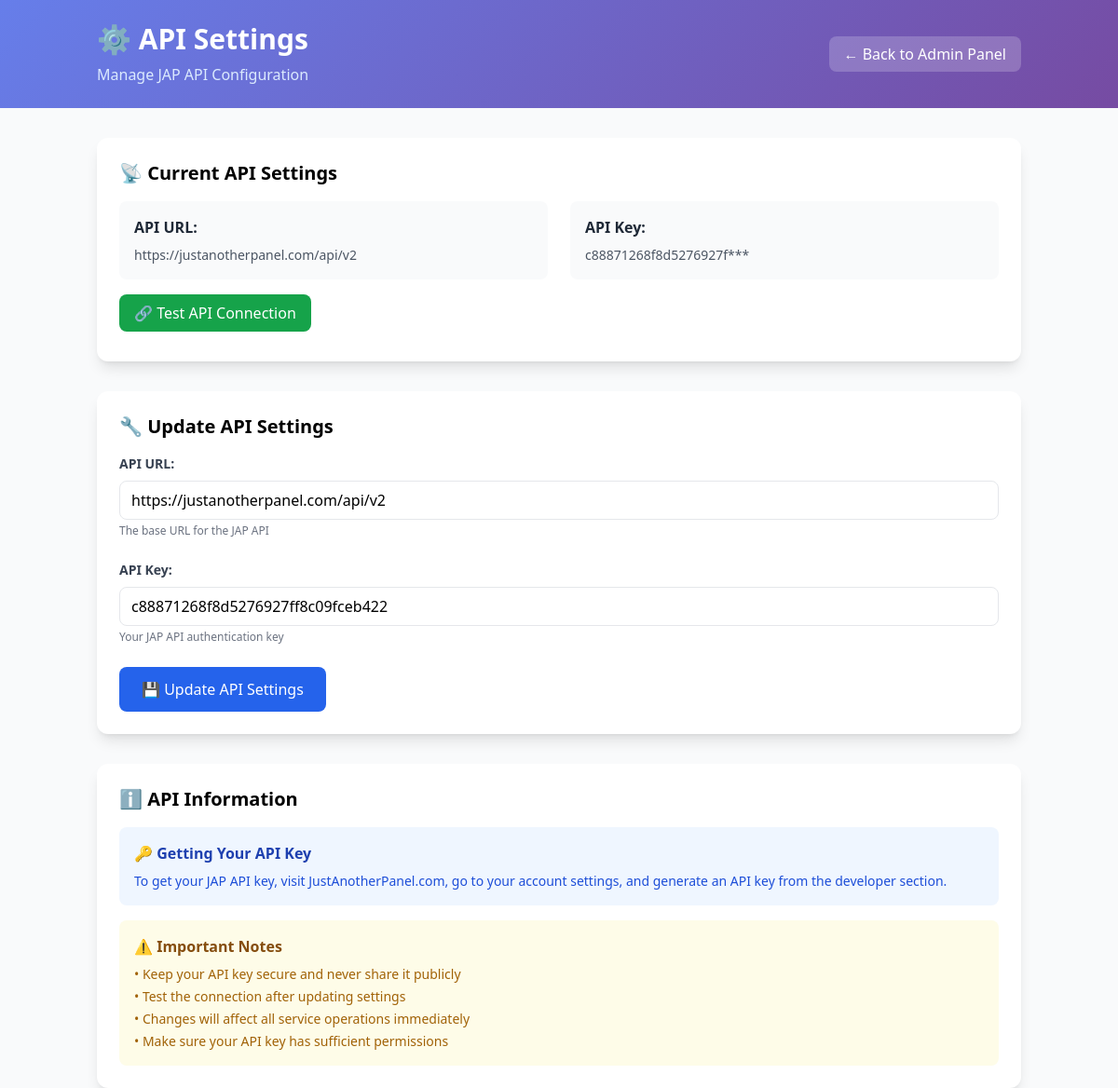
Screenshot of /admin/api-settings (signed in) with the database file from the repository.
### main.py (models this page shows)
class CoinConfiguration(db.Model):
    id = db.Column(db.Integer, primary_key=True)
    config_name = db.Column(db.String(100), unique=True, nullable=False)
    coin_value = db.Column(db.Integer, nullable=False)
    description = db.Column(db.String(200))
    is_active = db.Column(db.Boolean, default=True)
    updated_at = db.Column(db.DateTime, default=datetime.utcnow)

### main.py (the view)
@app.route('/admin/api-settings')
def admin_api_settings():
    if not is_admin():
        flash('Access denied. Admin privileges required.')
        return redirect(url_for('home'))
    api_url_config = CoinConfiguration.query.filter_by(config_name='jap_api_url', is_active=True).first()
    api_key_config = CoinConfiguration.query.filter_by(config_name='jap_api_key', is_active=True).first()
    current_api_url = api_url_config.description if api_url_config else JAP_API_URL
    current_api_key = api_key_config.description if api_key_config else JAP_API_KEY
    return render_template('admin_api_settings.html',
                         current_api_url=current_api_url,
                         current_api_key=current_api_key)

### main.py (called while the page is built)
@app.context_processor
def inject_global_announcements():
    try:
        global_announcements = Announcement.query.filter_by(is_active=True).order_by(Announcement.created_at.desc()).all()
        return dict(global_announcements=global_announcements)
    except:
        return dict(global_announcements=[])

def is_admin():
    return session.get('is_admin_logged_in', False)

### templates/admin_api_settings.html (shortened to what this page needs)
<!DOCTYPE html>
<html lang="en">
<head>
    <script src="https://cdn.tailwindcss.com"></script>
</head>
<body class="bg-gray-50 min-h-screen">
    <div class="gradient-bg text-white py-6 mb-8">
        <div class="container mx-auto px-4">
            <div class="flex justify-between items-center">
                <div>
                    <h1 class="text-3xl font-bold">⚙️ API Settings</h1>
                    <p class="text-blue-100 mt-2">Manage JAP API Configuration</p>
                </div>
                <div class="text-right">
                    <a href="{{ url_for('admin_panel') }}" class="bg-white bg-opacity-20 hover:bg-opacity-30 px-4 py-2 rounded-lg transition duration-200">
                        ← Back to Admin Panel
                    </a>
                </div>
            </div>
        </div>
    </div>
    <div class="container mx-auto px-4">
        <div class="bg-white rounded-xl shadow-lg p-6 mb-8">
            <h2 class="text-xl font-bold mb-4">📡 Current API Settings</h2>
            <div class="grid grid-cols-1 md:grid-cols-2 gap-6">
                <div class="bg-gray-50 p-4 rounded-lg">
                    <h3 class="font-bold text-gray-800 mb-2">API URL:</h3>
                    <p class="text-sm text-gray-600 break-all">{{ current_api_url }}</p>
                </div>
                <div class="bg-gray-50 p-4 rounded-lg">
                    <h3 class="font-bold text-gray-800 mb-2">API Key:</h3>
                    <p class="text-sm text-gray-600">{{ current_api_key[:20] }}***</p>
                </div>
            </div>
            <div class="mt-4">
                <button onclick="testConnection()" class="bg-green-600 text-white px-4 py-2 rounded-lg hover:bg-green-700 transition duration-200">
                    🔗 Test API Connection
                </button>
            </div>
        </div>
        <div class="bg-white rounded-xl shadow-lg p-6 mb-8">
            <h2 class="text-xl font-bold mb-4">🔧 Update API Settings</h2>
            <form method="POST" action="{{ url_for('update_api_settings') }}" onsubmit="return confirm('Are you sure you want to update API settings? This will affect all service operations.')">
                <div class="grid grid-cols-1 gap-6">
                    <div>
                        <label class="block text-gray-700 text-sm font-bold mb-2">
                            API URL:
                        </label>
                        <input
                            type="url"
                            name="api_url"
                            value="{{ current_api_url }}"
                            required
                            class="w-full px-3 py-2 border rounded-lg focus:outline-none focus:ring-2 focus:ring-blue-500"
                            placeholder="https://justanotherpanel.com/api/v2"
                        />
                        <p class="text-xs text-gray-500 mt-1">The base URL for the JAP API</p>
                    </div>
                    <div>
                        <label class="block text-gray-700 text-sm font-bold mb-2">
                            API Key:
                        </label>
                        <input
                            type="text"
                            name="api_key"
                            value="{{ current_api_key }}"
                            required
                            class="w-full px-3 py-2 border rounded-lg focus:outline-none focus:ring-2 focus:ring-blue-500"
                            placeholder="Your JAP API Key"
                        />
                        <p class="text-xs text-gray-500 mt-1">Your JAP API authentication key</p>
                    </div>
                </div>
                <div class="mt-6">
                    <button
                        type="submit"
                        class="bg-blue-600 text-white px-6 py-3 rounded-lg hover:bg-blue-700 transition duration-200"
                    >
                        💾 Update API Settings
                    </button>
                </div>
            </form>
        </div>
        <div class="bg-white rounded-xl shadow-lg p-6">
            <h2 class="text-xl font-bold mb-4">ℹ️ API Information</h2>
            <div class="space-y-4">
                <div class="p-4 bg-blue-50 rounded-lg">
                    <h3 class="font-bold text-blue-800 mb-2">🔑 Getting Your API Key</h3>
                    <p class="text-blue-700 text-sm">
                        To get your JAP API key, visit JustAnotherPanel.com, go to your account settings,
                        and generate an API key from the developer section.
                    </p>
                </div>
                <div class="p-4 bg-yellow-50 rounded-lg">
                    <h3 class="font-bold text-yellow-800 mb-2">⚠️ Important Notes</h3>
                    <ul class="text-yellow-700 text-sm space-y-1">
                        <li>• Keep your API key secure and never share it publicly</li>
                        <li>• Test the connection after updating settings</li>
                        <li>• Changes will affect all service operations immediately</li>
                        <li>• Make sure your API key has sufficient permissions</li>
                    </ul>
                </div>
            </div>
        </div>
    </div>
</body>
</html>

### templates/admin_api_settings.html (style rules this page uses)
.gradient-bg { background: linear-gradient(135deg, #667eea 0%, #764ba2 100%); }

### rows the page displays
CoinConfiguration: description "https://justanotherpanel.com/api/v2", api_url "https://justanotherpanel.com/api/v2"
CoinConfiguration: description "c88871268f8d5276927f", api_key "c88871268f8d5276927ff8c09fceb422"
